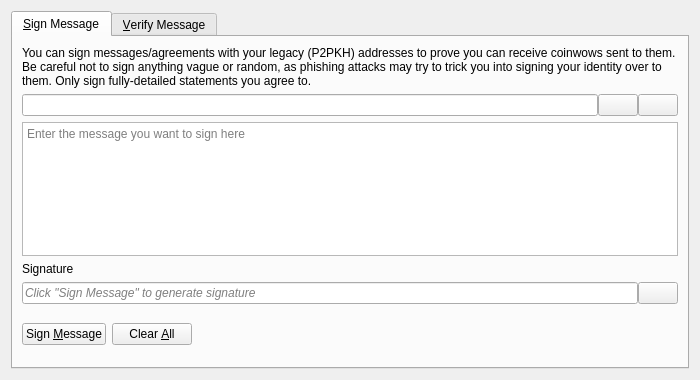
<?xml version="1.0" encoding="UTF-8"?>
<ui version="4.0">
 <class>SignVerifyMessageDialog</class>
 <widget class="QDialog" name="SignVerifyMessageDialog">
  <property name="geometry">
   <rect>
    <x>0</x>
    <y>0</y>
    <width>700</width>
    <height>380</height>
   </rect>
  </property>
  <property name="windowTitle">
   <string>Signatures - Sign / Verify a Message</string>
  </property>
  <property name="modal">
   <bool>true</bool>
  </property>
  <layout class="QVBoxLayout" name="verticalLayout">
   <item>
    <widget class="QTabWidget" name="tabWidget">
     <property name="currentIndex">
      <number>0</number>
     </property>
     <widget class="QWidget" name="tabSignMessage">
      <attribute name="title">
       <string>&amp;Sign Message</string>
      </attribute>
      <layout class="QVBoxLayout" name="verticalLayout_SM">
       <item>
        <widget class="QLabel" name="infoLabel_SM">
         <property name="text">
          <string>You can sign messages/agreements with your legacy (P2PKH) addresses to prove you can receive coinwows sent to them. Be careful not to sign anything vague or random, as phishing attacks may try to trick you into signing your identity over to them. Only sign fully-detailed statements you agree to.</string>
         </property>
         <property name="textFormat">
          <enum>Qt::PlainText</enum>
         </property>
         <property name="wordWrap">
          <bool>true</bool>
         </property>
        </widget>
       </item>
       <item>
        <layout class="QHBoxLayout" name="horizontalLayout_1_SM">
         <property name="spacing">
          <number>0</number>
         </property>
         <item>
          <widget class="QValidatedLineEdit" name="addressIn_SM">
           <property name="toolTip">
            <string>The COINWOW address to sign the message with</string>
           </property>
          </widget>
         </item>
         <item>
          <widget class="QPushButton" name="addressBookButton_SM">
           <property name="toolTip">
            <string>Choose previously used address</string>
           </property>
           <property name="text">
            <string/>
           </property>
           <property name="icon">
            <iconset resource="../coinwow.qrc">
             <normaloff>:/icons/address-book</normaloff>:/icons/address-book</iconset>
           </property>
           <property name="shortcut">
            <string>Alt+A</string>
           </property>
           <property name="autoDefault">
            <bool>false</bool>
           </property>
          </widget>
         </item>
         <item>
          <widget class="QPushButton" name="pasteButton_SM">
           <property name="toolTip">
            <string>Paste address from clipboard</string>
           </property>
           <property name="text">
            <string/>
           </property>
           <property name="icon">
            <iconset resource="../coinwow.qrc">
             <normaloff>:/icons/editpaste</normaloff>:/icons/editpaste</iconset>
           </property>
           <property name="shortcut">
            <string>Alt+P</string>
           </property>
           <property name="autoDefault">
            <bool>false</bool>
           </property>
          </widget>
         </item>
        </layout>
       </item>
       <item>
        <widget class="QPlainTextEdit" name="messageIn_SM">
         <property name="toolTip">
          <string>Enter the message you want to sign here</string>
         </property>
         <property name="placeholderText">
          <string>Enter the message you want to sign here</string>
         </property>
        </widget>
       </item>
       <item>
        <widget class="QLabel" name="signatureLabel_SM">
         <property name="text">
          <string>Signature</string>
         </property>
         <property name="textFormat">
          <enum>Qt::PlainText</enum>
         </property>
        </widget>
       </item>
       <item>
        <layout class="QHBoxLayout" name="horizontalLayout_2_SM">
         <property name="spacing">
          <number>0</number>
         </property>
         <item>
          <widget class="QLineEdit" name="signatureOut_SM">
           <property name="placeholderText">
            <string>Click "Sign Message" to generate signature</string>
           </property>
           <property name="font">
            <font>
             <italic>true</italic>
            </font>
           </property>
           <property name="readOnly">
            <bool>true</bool>
           </property>
          </widget>
         </item>
         <item>
          <widget class="QPushButton" name="copySignatureButton_SM">
           <property name="toolTip">
            <string>Copy the current signature to the clipboard</string>
           </property>
           <property name="text">
            <string/>
           </property>
           <property name="icon">
            <iconset resource="../coinwow.qrc">
             <normaloff>:/icons/editcopy</normaloff>:/icons/editcopy</iconset>
           </property>
           <property name="autoDefault">
            <bool>false</bool>
           </property>
          </widget>
         </item>
        </layout>
       </item>
       <item>
        <layout class="QHBoxLayout" name="horizontalLayout_3_SM">
         <item>
          <widget class="QPushButton" name="signMessageButton_SM">
           <property name="toolTip">
            <string>Sign the message to prove you own this COINWOW address</string>
           </property>
           <property name="text">
            <string>Sign &amp;Message</string>
           </property>
           <property name="icon">
            <iconset resource="../coinwow.qrc">
             <normaloff>:/icons/edit</normaloff>:/icons/edit</iconset>
           </property>
           <property name="autoDefault">
            <bool>false</bool>
           </property>
          </widget>
         </item>
         <item>
          <widget class="QPushButton" name="clearButton_SM">
           <property name="toolTip">
            <string>Reset all sign message fields</string>
           </property>
           <property name="text">
            <string>Clear &amp;All</string>
           </property>
           <property name="icon">
            <iconset resource="../coinwow.qrc">
             <normaloff>:/icons/remove</normaloff>:/icons/remove</iconset>
           </property>
           <property name="autoDefault">
            <bool>false</bool>
           </property>
          </widget>
         </item>
         <item>
          <spacer name="horizontalSpacer_1_SM">
           <property name="orientation">
            <enum>Qt::Horizontal</enum>
           </property>
           <property name="sizeHint" stdset="0">
            <size>
             <width>40</width>
             <height>48</height>
            </size>
           </property>
          </spacer>
         </item>
         <item>
          <widget class="QLabel" name="statusLabel_SM">
           <property name="font">
            <font>
             <weight>75</weight>
             <bold>true</bold>
            </font>
           </property>
           <property name="text">
            <string/>
           </property>
           <property name="wordWrap">
            <bool>true</bool>
           </property>
          </widget>
         </item>
         <item>
          <spacer name="horizontalSpacer_2_SM">
           <property name="orientation">
            <enum>Qt::Horizontal</enum>
           </property>
           <property name="sizeHint" stdset="0">
            <size>
             <width>40</width>
             <height>48</height>
            </size>
           </property>
          </spacer>
         </item>
        </layout>
       </item>
      </layout>
     </widget>
     <widget class="QWidget" name="tabVerifyMessage">
      <attribute name="title">
       <string>&amp;Verify Message</string>
      </attribute>
      <layout class="QVBoxLayout" name="verticalLayout_VM">
       <item>
        <widget class="QLabel" name="infoLabel_VM">
         <property name="text">
          <string>Enter the receiver's address, message (ensure you copy line breaks, spaces, tabs, etc. exactly) and signature below to verify the message. Be careful not to read more into the signature than what is in the signed message itself, to avoid being tricked by a man-in-the-middle attack. Note that this only proves the signing party receives with the address, it cannot prove sendership of any transaction!</string>
         </property>
         <property name="textFormat">
          <enum>Qt::PlainText</enum>
         </property>
         <property name="alignment">
          <set>Qt::AlignLeading|Qt::AlignLeft|Qt::AlignTop</set>
         </property>
         <property name="wordWrap">
          <bool>true</bool>
         </property>
        </widget>
       </item>
       <item>
        <layout class="QHBoxLayout" name="horizontalLayout_1_VM">
         <property name="spacing">
          <number>0</number>
         </property>
         <item>
          <widget class="QValidatedLineEdit" name="addressIn_VM">
           <property name="toolTip">
            <string>The COINWOW address the message was signed with</string>
           </property>
          </widget>
         </item>
         <item>
          <widget class="QPushButton" name="addressBookButton_VM">
           <property name="toolTip">
            <string>Choose previously used address</string>
           </property>
           <property name="text">
            <string/>
           </property>
           <property name="icon">
            <iconset resource="../coinwow.qrc">
             <normaloff>:/icons/address-book</normaloff>:/icons/address-book</iconset>
           </property>
           <property name="shortcut">
            <string>Alt+A</string>
           </property>
           <property name="autoDefault">
            <bool>false</bool>
           </property>
          </widget>
         </item>
        </layout>
       </item>
       <item>
        <widget class="QPlainTextEdit" name="messageIn_VM">
          <property name="toolTip">
            <string>The signed message to verify</string>
          </property>
          <property name="placeholderText">
            <string>The signed message to verify</string>
          </property>
        </widget>
       </item>
       <item>
        <widget class="QValidatedLineEdit" name="signatureIn_VM">
          <property name="toolTip">
            <string>The signature given when the message was signed</string>
          </property>
          <property name="placeholderText">
            <string>The signature given when the message was signed</string>
          </property>
        </widget>
       </item>
       <item>
        <layout class="QHBoxLayout" name="horizontalLayout_2_VM">
         <item>
          <widget class="QPushButton" name="verifyMessageButton_VM">
           <property name="toolTip">
            <string>Verify the message to ensure it was signed with the specified COINWOW address</string>
           </property>
           <property name="text">
            <string>Verify &amp;Message</string>
           </property>
           <property name="icon">
            <iconset resource="../coinwow.qrc">
             <normaloff>:/icons/transaction_0</normaloff>:/icons/transaction_0</iconset>
           </property>
           <property name="autoDefault">
            <bool>false</bool>
           </property>
          </widget>
         </item>
         <item>
          <widget class="QPushButton" name="clearButton_VM">
           <property name="toolTip">
            <string>Reset all verify message fields</string>
           </property>
           <property name="text">
            <string>Clear &amp;All</string>
           </property>
           <property name="icon">
            <iconset resource="../coinwow.qrc">
             <normaloff>:/icons/remove</normaloff>:/icons/remove</iconset>
           </property>
           <property name="autoDefault">
            <bool>false</bool>
           </property>
          </widget>
         </item>
         <item>
          <spacer name="horizontalSpacer_1_VM">
           <property name="orientation">
            <enum>Qt::Horizontal</enum>
           </property>
           <property name="sizeHint" stdset="0">
            <size>
             <width>40</width>
             <height>48</height>
            </size>
           </property>
          </spacer>
         </item>
         <item>
          <widget class="QLabel" name="statusLabel_VM">
           <property name="font">
            <font>
             <weight>75</weight>
             <bold>true</bold>
            </font>
           </property>
           <property name="text">
            <string/>
           </property>
           <property name="wordWrap">
            <bool>true</bool>
           </property>
          </widget>
         </item>
         <item>
          <spacer name="horizontalSpacer_2_VM">
           <property name="orientation">
            <enum>Qt::Horizontal</enum>
           </property>
           <property name="sizeHint" stdset="0">
            <size>
             <width>40</width>
             <height>48</height>
            </size>
           </property>
          </spacer>
         </item>
        </layout>
       </item>
      </layout>
     </widget>
    </widget>
   </item>
  </layout>
 </widget>
 <customwidgets>
  <customwidget>
   <class>QValidatedLineEdit</class>
   <extends>QLineEdit</extends>
   <header>qt/qvalidatedlineedit.h</header>
  </customwidget>
 </customwidgets>
 <resources>
  <include location="../coinwow.qrc"/>
 </resources>
 <connections/>
</ui>
